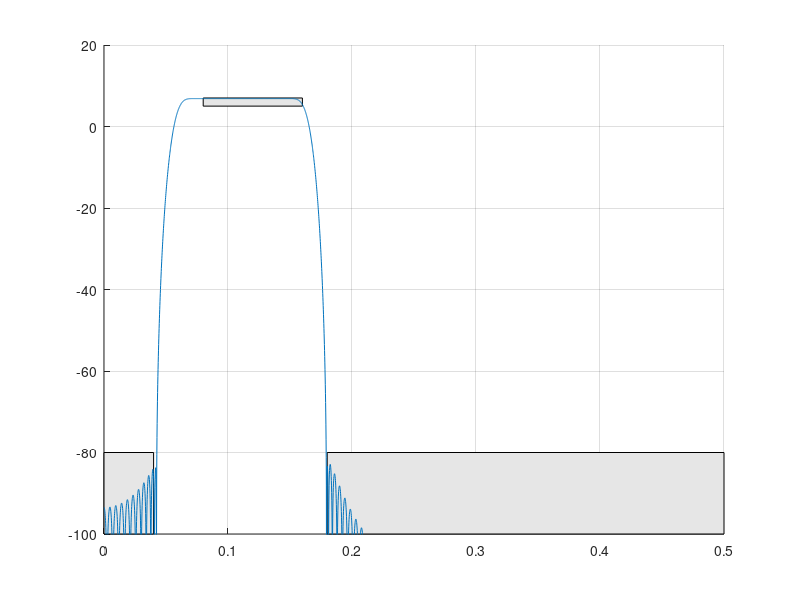
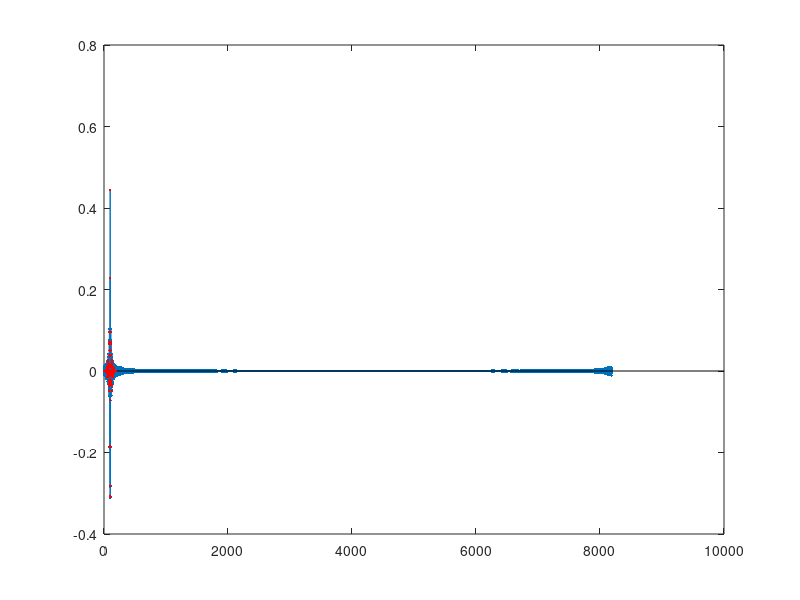

Write MATLAB code to recreate these figures, in order. (Note: this script raises an error after producing the figures.)

%%
N = 8 * 1024;
M = 200;
beta = 9; %higher lowers ripple but widens transition band


f = (0:N-1) / N;
f(N/2+1+1:N) = f(N/2+1+1:N)-1;

figure(3); clf; %make filter mask 
Fp_end = 8000/50000;
Fp_start = 4000/50000; 
Fs_start = 0;
Fs_end = 2000/50000;
Fp_dB_start = 6;
Fp_dB_end = 6;
Fp_dB_rip = -1;
Fs_dB_att = -80;


patch([(9/50) .5 .5 (9/50)] ,[-100 -100 Fs_dB_att Fs_dB_att], 0.9 * [1 1 1]);  %comment out if not bandpass
patch([Fs_start Fs_end Fs_end Fs_start] , [-100 -100 Fs_dB_att Fs_dB_att], 0.9 * [1 1 1]);
patch([Fp_start Fp_end Fp_end Fp_start], ...
    [(Fp_dB_start - Fp_dB_rip) (Fp_dB_end - Fp_dB_rip) (Fp_dB_end + Fp_dB_rip) (Fp_dB_start + Fp_dB_rip)],...
    0.9 * [1 1 1]);
grid on;
hold on;
axis([0 0.5 -90 10]);

devi = 0.007; %positive value = grow
Hd = 2.2*(abs(f) > 0.08 - 0.023 & abs(f) < 0.16 + 0.0048); %Numbers respectively are close to start and end of passband, %CHANGE SCALAR TO ADJUST HEIGHT OF PASSBAND 
Hd = Hd .* exp(-j*2*pi*f*(M-1)/2);

%if you want to have a sloped passband; comment out Hd statement if not  
slope = (Fp_dB_start-Fp_dB_end) / (Fp_start - Fp_end); 
%slope = 0.1; %alternatively, hardcode it 
Fp_height = 0.4;
%Hd = Hd .* (10 .^ ((10/ slope) .* (abs(f)- Fp_height)/20 )); 


%plot(f, 20*log10(abs(Hd)), 'r');

hd = ifft(Hd);
figure(8); clf;
n = 0:N-1;
stem(n,hd,'.');
hold on; 

win = kaiser(M,beta)';

h = hd(1:M) .* win; %coefficients 
plot(0:M-1, h, 'r.');

H = fft(h, N );
figure(3);
plot ( f(1:N/2), 20 * log10(abs(H(1:N/2))));
ylim([-100, 20]);

%% START HERE, MAY 2ND 
N = 512;
w = kaiser(N, 7.3);
s = sum(w);
x = x(:); %VERY IMPORTANT 
%plot(0:N-1, abs(fft(x .* w, N)));
%%

N = 64*2048;
plot((0:N-1)*Fs/N, abs(fft(x .* w, N)/(s*2)));
%22.312 kHz, 37.99 V
%21.352 kHz, 0.366866 V

%CODE IN ORDER 
%N = 2048
%plot(0:N-1, abs(fft(x))
%N = 64 * 2048
%w = kaiser(2048, 7.3) 
%stem(w)
%plot(0:N-1, abs(fft(x .* w, N)) 
%s = sum(w) 
%plot((0:N-1)*Fs/N, abs(x .* w, N)/(s*2)) % ZOOM IN